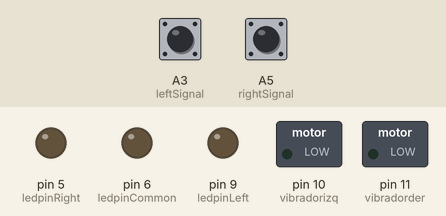
A sketch run on a simulated Arduino Uno, built with avr-gcc and run on an emulated ATmega328P. Parts: switched loads named in the sketch (green lamp = pin HIGH), output pins drawn as LEDs (lit = HIGH). Dashed ring = blinking. The test bench sets the inputs (shaded band); at power-on: A3 (leftSignal) HIGH, A5 (rightSignal) HIGH.

Above: at 1.2 s.
1.3 s: A3 (leftSignal) pulled LOW for 0.15 s
At 1.7 s:
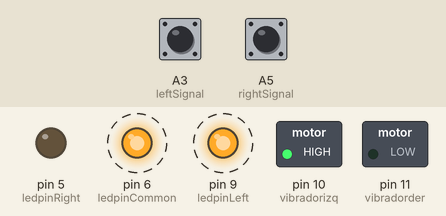
4.4 s: A5 (rightSignal) pulled LOW for 0.15 s
At 4.8 s:
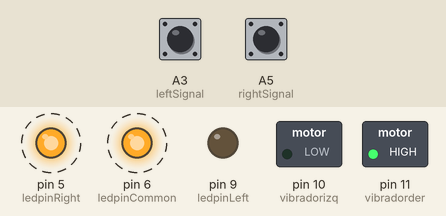
7.5 s: A5 (rightSignal) pulled LOW for 1 s
At 10.8 s:
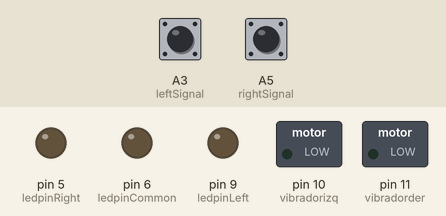
11.5 s: A5 (rightSignal) pulled LOW for 3.2 s
At 11.9 s:
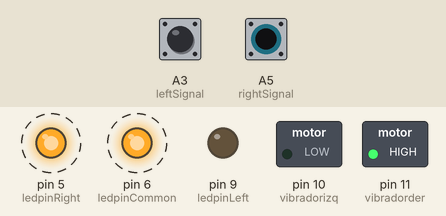
Timing chart, 0 to 15.5 s (numbered marks = the images above; inputs shaded):
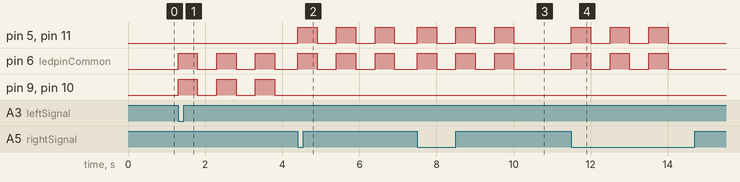

Measured:
- after the input at 1.3 s, pin 6 (ledpinCommon), pin 9 (ledpinLeft), pin 10 (vibradorizq): alternates HIGH for 0.50 s and LOW for 0.50 s, starting at once
- after the input at 4.4 s, pin 5 (ledpinRight), pin 6 (ledpinCommon), pin 11 (vibradorder): alternates HIGH for 0.50 s and LOW for 0.50 s, starting at once
- after the input at 7.5 s, pin 5 (ledpinRight), pin 6 (ledpinCommon), pin 11 (vibradorder): alternates HIGH for 0.50 s and LOW for 0.50 s, 6 changes in all, then stays LOW, starting at once
- after the input at 11.5 s, pin 5 (ledpinRight), pin 6 (ledpinCommon), pin 11 (vibradorder): alternates HIGH for 0.50 s and LOW for 0.50 s, 6 changes in all, then stays LOW, starting at once

The sketch:

FullLEDJacket.ino
```cpp
//Constantes
const int numParpadeos = 3;
const int tiempoParpadeos = 500; //Milisegundos
const int ledpinLeft = 9;
const int ledpinRight = 5;
const int ledpinCommon = 6;
const int leftSignal = A3;
const int rightSignal = A5;
const int vibradorizq = 10;
const int vibradorder = 11;

//Variables internas
int estadodelbotonizd = 0;
int estadodelbotondch = 0;
bool botondrchpulsado = false;
bool botondizqpulsado = false;
int estadoanterior = 0; //0 derecha, 1 izquierda
int estadoled = LOW;
int parpadeos = 0;
int contadorparpadeo = 0;

void setup() {
  //Inicialización de los pines
  pinMode(ledpinLeft, OUTPUT);
  pinMode(ledpinRight, OUTPUT);
  pinMode(ledpinCommon, OUTPUT);
  pinMode(vibradorizq, OUTPUT);
  pinMode(vibradorder, OUTPUT);
  pinMode(leftSignal, INPUT_PULLUP);
  pinMode(rightSignal, INPUT_PULLUP);
}

void loop() {

  //Obtiene el estado de los botones
  estadodelbotonizd = digitalRead(leftSignal);
  estadodelbotondch = digitalRead(rightSignal);

  //Si el boton izquierdo esta pulsado
  if (estadodelbotonizd == LOW && botondizqpulsado == false){

    //Reinicia el estado de los output
    digitalWrite(ledpinLeft, LOW);
    digitalWrite(ledpinRight, LOW);
    digitalWrite(ledpinCommon, LOW);
    digitalWrite(vibradorizq, LOW);
    digitalWrite(vibradorder, LOW);


    //Si se ha pulsado el boton izquierdo y los leds izquierdos estan apagados
    // o estaban parpadeando los leds derechos, enciende los leds izquierdos
    if(parpadeos == 0 || estadoanterior == 0){
      parpadeos = numParpadeos;
      estadoled = HIGH;
      contadorparpadeo = 0;
    } else { //Si se vuelve a pulsar el boton mientras parpadean deja de parpadear
      parpadeos = 0;
    }

    //Guarda el boton que se ha pulsado
    estadoanterior = 1;
    //Establece el boton como pulsado
    botondizqpulsado = true;
  }

  //Si se ha dejado de pulsar el boton izquierdo
  else if (estadodelbotonizd == HIGH){

    botondizqpulsado = false;
  }

  //Si el boton derecho esta pulsado
  if (estadodelbotondch == LOW && botondrchpulsado == false){

    //Reinicia el estado de los output
    digitalWrite(ledpinLeft, LOW);
    digitalWrite(ledpinRight, LOW);
    digitalWrite(ledpinCommon, LOW);
    digitalWrite(vibradorizq, LOW);
    digitalWrite(vibradorder, LOW);

    //Si se ha pulsado el boton derecho y los leds derechos estan apagados
    // o estaban parpadeando los leds izquierdos, enciende los leds derechos
    if(parpadeos == 0 || estadoanterior == 1){
      parpadeos = numParpadeos;
      estadoled = HIGH;
      contadorparpadeo = 0;
    }  else { //Si se vuelve a pulsar el boton mientras parpadean deja de parpadear
      parpadeos = 0;
    }

    //Guarda el boton que se ha pulsado
    estadoanterior = 0;
    //Establece el boton como pulsado
    botondrchpulsado = true;
  }

  //Si se ha dejado de pulsar el boton izquierdo
  else if (estadodelbotondch == HIGH){

    botondrchpulsado = false;
  }

  //BUCLE PARPADEO LED

  //Parpadeo LED derecho
  if(estadoanterior == 0 && parpadeos > 0){

    if(contadorparpadeo < tiempoParpadeos){
      digitalWrite(ledpinRight, estadoled);
      digitalWrite(ledpinCommon, estadoled);
      digitalWrite(vibradorder, estadoled);
      delay(10);
      contadorparpadeo += 10;
    }
    else if(contadorparpadeo == tiempoParpadeos && estadoled == HIGH){
      contadorparpadeo = 0;
      estadoled = LOW;
    }
    else if(contadorparpadeo == tiempoParpadeos && estadoled == LOW){
      parpadeos--;
      contadorparpadeo = 0;
      estadoled = HIGH;
    }
  }

  //Parpadeo LED izquierdo
  if(estadoanterior == 1 && parpadeos > 0){

    if(contadorparpadeo < tiempoParpadeos){
      digitalWrite(ledpinLeft, estadoled);
      digitalWrite(ledpinCommon, estadoled);
      digitalWrite(vibradorizq, estadoled);
      delay(10);
      contadorparpadeo += 10;
    }
    else if(contadorparpadeo == tiempoParpadeos && estadoled == HIGH){
      contadorparpadeo = 0;
      estadoled = LOW;
    }
    else if(contadorparpadeo == tiempoParpadeos && estadoled == LOW){
      parpadeos--;
      contadorparpadeo = 0;
      estadoled = HIGH;
    }
  }
}
```
